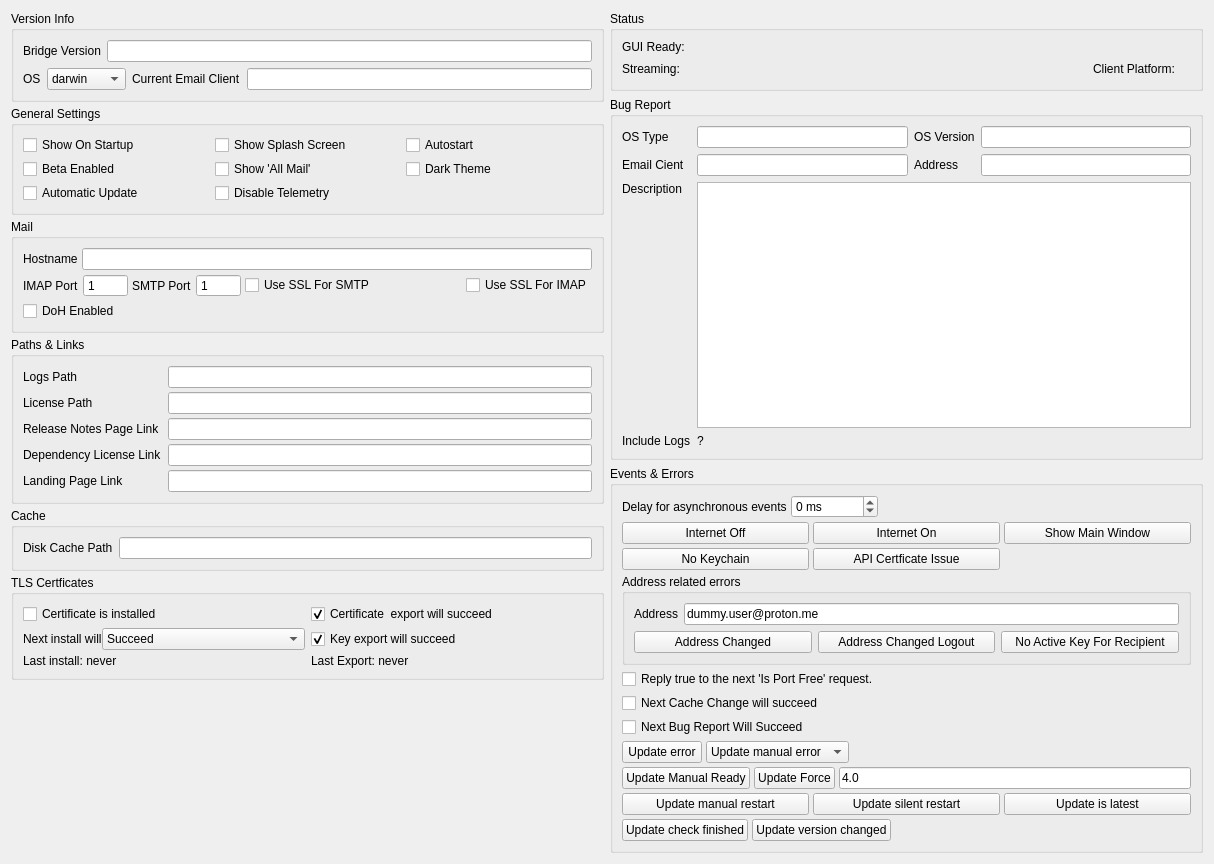
<?xml version="1.0" encoding="UTF-8"?>
<ui version="4.0">
 <class>SettingsTab</class>
 <widget class="QWidget" name="SettingsTab">
  <property name="geometry">
   <rect>
    <x>0</x>
    <y>0</y>
    <width>1214</width>
    <height>864</height>
   </rect>
  </property>
  <property name="windowTitle">
   <string>Form</string>
  </property>
  <layout class="QVBoxLayout" name="verticalLayout_5">
   <item>
    <layout class="QHBoxLayout" name="horizontalLayout_5">
     <item>
      <layout class="QVBoxLayout" name="verticalLayout">
       <property name="spacing">
        <number>4</number>
       </property>
       <item>
        <widget class="QGroupBox" name="groupVersion">
         <property name="minimumSize">
          <size>
           <width>0</width>
           <height>0</height>
          </size>
         </property>
         <property name="title">
          <string>Version Info</string>
         </property>
         <layout class="QVBoxLayout" name="verticalLayout_2">
          <item>
           <layout class="QHBoxLayout" name="horizontalLayout_3">
            <item>
             <widget class="QLabel" name="labelVersion">
              <property name="text">
               <string>Bridge Version</string>
              </property>
             </widget>
            </item>
            <item>
             <widget class="QLineEdit" name="editVersion"/>
            </item>
           </layout>
          </item>
          <item>
           <layout class="QHBoxLayout" name="horizontalLayout">
            <item>
             <widget class="QLabel" name="labelOS">
              <property name="text">
               <string>OS</string>
              </property>
             </widget>
            </item>
            <item>
             <widget class="QComboBox" name="comboOS">
              <item>
               <property name="text">
                <string notr="true">darwin</string>
               </property>
              </item>
              <item>
               <property name="text">
                <string notr="true">linux</string>
               </property>
              </item>
              <item>
               <property name="text">
                <string notr="true">windows</string>
               </property>
              </item>
             </widget>
            </item>
            <item>
             <widget class="QLabel" name="labelCurrentEmailClient">
              <property name="text">
               <string>Current Email Client</string>
              </property>
             </widget>
            </item>
            <item>
             <widget class="QLineEdit" name="editCurrentEmailClient">
              <property name="text">
               <string/>
              </property>
             </widget>
            </item>
           </layout>
          </item>
         </layout>
        </widget>
       </item>
       <item>
        <widget class="QGroupBox" name="groupGeneral">
         <property name="minimumSize">
          <size>
           <width>0</width>
           <height>0</height>
          </size>
         </property>
         <property name="title">
          <string>General Settings</string>
         </property>
         <layout class="QGridLayout" name="gridLayout_2">
          <property name="verticalSpacing">
           <number>4</number>
          </property>
          <item row="0" column="0">
           <widget class="QCheckBox" name="checkShowOnStartup">
            <property name="text">
             <string>Show On Startup</string>
            </property>
            <property name="checked">
             <bool>false</bool>
            </property>
           </widget>
          </item>
          <item row="0" column="1">
           <widget class="QCheckBox" name="checkShowSplashScreen">
            <property name="text">
             <string>Show Splash Screen</string>
            </property>
            <property name="checked">
             <bool>false</bool>
            </property>
           </widget>
          </item>
          <item row="0" column="2">
           <widget class="QCheckBox" name="checkAutostart">
            <property name="text">
             <string>Autostart</string>
            </property>
            <property name="checked">
             <bool>false</bool>
            </property>
           </widget>
          </item>
          <item row="1" column="0">
           <widget class="QCheckBox" name="checkBetaEnabled">
            <property name="text">
             <string>Beta Enabled</string>
            </property>
            <property name="checked">
             <bool>false</bool>
            </property>
           </widget>
          </item>
          <item row="1" column="1">
           <widget class="QCheckBox" name="checkAllMailVisible">
            <property name="text">
             <string>Show 'All Mail'</string>
            </property>
            <property name="checked">
             <bool>false</bool>
            </property>
           </widget>
          </item>
          <item row="1" column="2">
           <widget class="QCheckBox" name="checkDarkTheme">
            <property name="text">
             <string>Dark Theme</string>
            </property>
            <property name="checked">
             <bool>false</bool>
            </property>
           </widget>
          </item>
          <item row="2" column="0">
           <widget class="QCheckBox" name="checkAutomaticUpdate">
            <property name="text">
             <string>Automatic Update</string>
            </property>
           </widget>
          </item>
          <item row="2" column="1">
           <widget class="QCheckBox" name="checkIsTelemetryDisabled">
            <property name="text">
             <string>Disable Telemetry</string>
            </property>
           </widget>
          </item>
         </layout>
        </widget>
       </item>
       <item>
        <widget class="QGroupBox" name="groupMail">
         <property name="title">
          <string>Mail</string>
         </property>
         <layout class="QVBoxLayout" name="verticalLayout_6">
          <property name="spacing">
           <number>4</number>
          </property>
          <item>
           <layout class="QHBoxLayout" name="horizontalLayout_6" stretch="0,0">
            <item>
             <widget class="QLabel" name="labelHostname">
              <property name="text">
               <string>Hostname</string>
              </property>
             </widget>
            </item>
            <item>
             <widget class="QLineEdit" name="editHostname">
              <property name="minimumSize">
               <size>
                <width>200</width>
                <height>0</height>
               </size>
              </property>
             </widget>
            </item>
           </layout>
          </item>
          <item>
           <layout class="QHBoxLayout" name="horizontalLayout_7" stretch="0,0,0,0,1,0">
            <item>
             <widget class="QLabel" name="labelMAP">
              <property name="text">
               <string>IMAP Port</string>
              </property>
             </widget>
            </item>
            <item>
             <widget class="QSpinBox" name="spinPortIMAP">
              <property name="buttonSymbols">
               <enum>QAbstractSpinBox::NoButtons</enum>
              </property>
              <property name="minimum">
               <number>1</number>
              </property>
              <property name="maximum">
               <number>65535</number>
              </property>
             </widget>
            </item>
            <item>
             <widget class="QLabel" name="labelSMTP">
              <property name="text">
               <string>SMTP Port</string>
              </property>
             </widget>
            </item>
            <item>
             <widget class="QSpinBox" name="spinPortSMTP">
              <property name="buttonSymbols">
               <enum>QAbstractSpinBox::NoButtons</enum>
              </property>
              <property name="minimum">
               <number>1</number>
              </property>
              <property name="maximum">
               <number>65535</number>
              </property>
             </widget>
            </item>
            <item>
             <widget class="QCheckBox" name="checkUseSSLForSMTP">
              <property name="text">
               <string>Use SSL For SMTP</string>
              </property>
             </widget>
            </item>
            <item>
             <widget class="QCheckBox" name="checkUseSSLForIMAP">
              <property name="text">
               <string>Use SSL For IMAP</string>
              </property>
             </widget>
            </item>
           </layout>
          </item>
          <item>
           <widget class="QCheckBox" name="checkDoHEnabled">
            <property name="text">
             <string>DoH Enabled</string>
            </property>
           </widget>
          </item>
         </layout>
        </widget>
       </item>
       <item>
        <widget class="QGroupBox" name="groupPaths">
         <property name="minimumSize">
          <size>
           <width>0</width>
           <height>0</height>
          </size>
         </property>
         <property name="title">
          <string>Paths &amp;&amp; Links</string>
         </property>
         <layout class="QGridLayout" name="gridLayout">
          <property name="verticalSpacing">
           <number>4</number>
          </property>
          <item row="0" column="0">
           <widget class="QLabel" name="labelLogsPath">
            <property name="text">
             <string>Logs Path</string>
            </property>
           </widget>
          </item>
          <item row="0" column="1">
           <widget class="QLineEdit" name="editLogsPath"/>
          </item>
          <item row="1" column="0">
           <widget class="QLabel" name="labelLicensePath">
            <property name="text">
             <string>License Path</string>
            </property>
           </widget>
          </item>
          <item row="1" column="1">
           <widget class="QLineEdit" name="editLicensePath"/>
          </item>
          <item row="2" column="0">
           <widget class="QLabel" name="labelReleaseNotesLink">
            <property name="text">
             <string>Release Notes Page Link</string>
            </property>
           </widget>
          </item>
          <item row="2" column="1">
           <widget class="QLineEdit" name="editReleaseNotesLink"/>
          </item>
          <item row="3" column="0">
           <widget class="QLabel" name="labelDependencyLicenseLink">
            <property name="text">
             <string>Dependency License Link</string>
            </property>
           </widget>
          </item>
          <item row="3" column="1">
           <widget class="QLineEdit" name="editDependencyLicenseLink"/>
          </item>
          <item row="4" column="0">
           <widget class="QLabel" name="labelLandingPageLink">
            <property name="text">
             <string>Landing Page Link</string>
            </property>
           </widget>
          </item>
          <item row="4" column="1">
           <widget class="QLineEdit" name="editLandingPageLink"/>
          </item>
         </layout>
        </widget>
       </item>
       <item>
        <widget class="QGroupBox" name="groupCache">
         <property name="minimumSize">
          <size>
           <width>0</width>
           <height>0</height>
          </size>
         </property>
         <property name="title">
          <string>Cache</string>
         </property>
         <layout class="QVBoxLayout" name="verticalLayout_7">
          <item>
           <layout class="QHBoxLayout" name="horizontalLayout_10">
            <item>
             <widget class="QLabel" name="labelDiskCachePath">
              <property name="text">
               <string>Disk Cache Path</string>
              </property>
             </widget>
            </item>
            <item>
             <widget class="QLineEdit" name="editDiskCachePath"/>
            </item>
           </layout>
          </item>
         </layout>
        </widget>
       </item>
       <item>
        <widget class="QGroupBox" name="groupCert">
         <property name="minimumSize">
          <size>
           <width>0</width>
           <height>0</height>
          </size>
         </property>
         <property name="title">
          <string>TLS Certficates</string>
         </property>
         <layout class="QGridLayout" name="gridLayout_4" columnstretch="1,1">
          <property name="verticalSpacing">
           <number>4</number>
          </property>
          <item row="0" column="0">
           <widget class="QCheckBox" name="checkTLSCertIsInstalled">
            <property name="text">
             <string>Certificate is installed</string>
            </property>
            <property name="checked">
             <bool>false</bool>
            </property>
           </widget>
          </item>
          <item row="0" column="1">
           <widget class="QCheckBox" name="checkTLSCertExportWillSucceed">
            <property name="text">
             <string>Certificate  export will succeed</string>
            </property>
            <property name="checked">
             <bool>true</bool>
            </property>
           </widget>
          </item>
          <item row="1" column="1">
           <widget class="QCheckBox" name="checkTLSKeyExportWillSucceed">
            <property name="text">
             <string>Key export will succeed</string>
            </property>
            <property name="checked">
             <bool>true</bool>
            </property>
           </widget>
          </item>
          <item row="2" column="1">
           <widget class="QLabel" name="labeLastTLSCertExport">
            <property name="text">
             <string>Last Export: never</string>
            </property>
           </widget>
          </item>
          <item row="2" column="0">
           <widget class="QLabel" name="labelLastTLSCertInstall">
            <property name="text">
             <string>Last install: never</string>
            </property>
           </widget>
          </item>
          <item row="1" column="0">
           <layout class="QHBoxLayout" name="horizontalLayout_14" stretch="0,1">
            <item>
             <widget class="QLabel" name="labelNextInstall">
              <property name="text">
               <string>Next install will</string>
              </property>
             </widget>
            </item>
            <item>
             <widget class="QComboBox" name="comboNextTLSCertInstallResult">
              <item>
               <property name="text">
                <string>Succeed</string>
               </property>
              </item>
              <item>
               <property name="text">
                <string>Be Canceled</string>
               </property>
              </item>
              <item>
               <property name="text">
                <string>Fail</string>
               </property>
              </item>
             </widget>
            </item>
           </layout>
          </item>
         </layout>
        </widget>
       </item>
       <item>
        <spacer name="verticalSpacer_2">
         <property name="orientation">
          <enum>Qt::Vertical</enum>
         </property>
         <property name="sizeHint" stdset="0">
          <size>
           <width>20</width>
           <height>40</height>
          </size>
         </property>
        </spacer>
       </item>
      </layout>
     </item>
     <item>
      <layout class="QVBoxLayout" name="verticalLayout_4">
       <item>
        <widget class="QGroupBox" name="groupStatus">
         <property name="minimumSize">
          <size>
           <width>0</width>
           <height>0</height>
          </size>
         </property>
         <property name="title">
          <string>Status</string>
         </property>
         <layout class="QVBoxLayout" name="verticalLayout_3">
          <property name="spacing">
           <number>5</number>
          </property>
          <item>
           <layout class="QHBoxLayout" name="horizontalLayout_2">
            <item>
             <widget class="QLabel" name="labelGUIReadyTitle">
              <property name="text">
               <string>GUI Ready:</string>
              </property>
             </widget>
            </item>
            <item>
             <widget class="QLabel" name="labelGUIReadyValue">
              <property name="minimumSize">
               <size>
                <width>50</width>
                <height>0</height>
               </size>
              </property>
              <property name="text">
               <string/>
              </property>
             </widget>
            </item>
            <item>
             <spacer name="horizontalSpacer_3">
              <property name="orientation">
               <enum>Qt::Horizontal</enum>
              </property>
              <property name="sizeHint" stdset="0">
               <size>
                <width>40</width>
                <height>1</height>
               </size>
              </property>
             </spacer>
            </item>
           </layout>
          </item>
          <item>
           <layout class="QHBoxLayout" name="horizontalLayout_4">
            <item>
             <widget class="QLabel" name="labelStreamingTitle">
              <property name="text">
               <string>Streaming: </string>
              </property>
             </widget>
            </item>
            <item>
             <widget class="QLabel" name="labelStreamingValue">
              <property name="minimumSize">
               <size>
                <width>0</width>
                <height>0</height>
               </size>
              </property>
              <property name="text">
               <string/>
              </property>
             </widget>
            </item>
            <item>
             <spacer name="horizontalSpacer">
              <property name="orientation">
               <enum>Qt::Horizontal</enum>
              </property>
              <property name="sizeHint" stdset="0">
               <size>
                <width>40</width>
                <height>20</height>
               </size>
              </property>
             </spacer>
            </item>
            <item>
             <widget class="QLabel" name="labelClientPlatformTitle">
              <property name="text">
               <string>Client Platform: </string>
              </property>
             </widget>
            </item>
            <item>
             <widget class="QLabel" name="labelClientPlatformValue">
              <property name="minimumSize">
               <size>
                <width>0</width>
                <height>0</height>
               </size>
              </property>
              <property name="text">
               <string/>
              </property>
             </widget>
            </item>
           </layout>
          </item>
         </layout>
        </widget>
       </item>
       <item>
        <widget class="QGroupBox" name="groupBugReport">
         <property name="minimumSize">
          <size>
           <width>0</width>
           <height>0</height>
          </size>
         </property>
         <property name="title">
          <string>Bug Report</string>
         </property>
         <layout class="QGridLayout" name="gridLayout_3">
          <item row="1" column="1">
           <widget class="QLineEdit" name="editEmailClient">
            <property name="minimumSize">
             <size>
              <width>0</width>
              <height>0</height>
             </size>
            </property>
            <property name="baseSize">
             <size>
              <width>250</width>
              <height>0</height>
             </size>
            </property>
            <property name="text">
             <string/>
            </property>
            <property name="readOnly">
             <bool>true</bool>
            </property>
           </widget>
          </item>
          <item row="0" column="0">
           <widget class="QLabel" name="labelOSType">
            <property name="text">
             <string>OS Type</string>
            </property>
           </widget>
          </item>
          <item row="1" column="2">
           <widget class="QLabel" name="labelAddress">
            <property name="text">
             <string>Address</string>
            </property>
           </widget>
          </item>
          <item row="1" column="0">
           <widget class="QLabel" name="labelEmailClient">
            <property name="text">
             <string>Email Cient</string>
            </property>
           </widget>
          </item>
          <item row="2" column="1" colspan="3">
           <widget class="QPlainTextEdit" name="editDescription">
            <property name="readOnly">
             <bool>true</bool>
            </property>
           </widget>
          </item>
          <item row="1" column="3">
           <widget class="QLineEdit" name="editAddress">
            <property name="minimumSize">
             <size>
              <width>0</width>
              <height>0</height>
             </size>
            </property>
            <property name="readOnly">
             <bool>true</bool>
            </property>
           </widget>
          </item>
          <item row="3" column="0">
           <widget class="QLabel" name="labelIncludeLogs">
            <property name="text">
             <string>Include Logs</string>
            </property>
           </widget>
          </item>
          <item row="2" column="0">
           <widget class="QLabel" name="labelDescription">
            <property name="text">
             <string>Description</string>
            </property>
            <property name="alignment">
             <set>Qt::AlignLeading|Qt::AlignLeft|Qt::AlignTop</set>
            </property>
           </widget>
          </item>
          <item row="0" column="3">
           <widget class="QLineEdit" name="editOSVersion">
            <property name="minimumSize">
             <size>
              <width>0</width>
              <height>0</height>
             </size>
            </property>
            <property name="baseSize">
             <size>
              <width>250</width>
              <height>0</height>
             </size>
            </property>
            <property name="readOnly">
             <bool>true</bool>
            </property>
           </widget>
          </item>
          <item row="3" column="1" colspan="3">
           <widget class="QLabel" name="labelIncludeLogsValue">
            <property name="text">
             <string>?</string>
            </property>
           </widget>
          </item>
          <item row="0" column="1">
           <widget class="QLineEdit" name="editOSType">
            <property name="minimumSize">
             <size>
              <width>0</width>
              <height>0</height>
             </size>
            </property>
            <property name="baseSize">
             <size>
              <width>250</width>
              <height>0</height>
             </size>
            </property>
            <property name="readOnly">
             <bool>true</bool>
            </property>
           </widget>
          </item>
          <item row="0" column="2">
           <widget class="QLabel" name="labelOSVersion">
            <property name="text">
             <string>OS Version</string>
            </property>
           </widget>
          </item>
         </layout>
        </widget>
       </item>
       <item>
        <widget class="QGroupBox" name="groupApp">
         <property name="minimumSize">
          <size>
           <width>0</width>
           <height>0</height>
          </size>
         </property>
         <property name="title">
          <string>Events &amp;&amp; Errors</string>
         </property>
         <layout class="QVBoxLayout" name="verticalLayout_8">
          <property name="spacing">
           <number>4</number>
          </property>
          <item>
           <layout class="QHBoxLayout" name="horizontalLayout_11">
            <item>
             <widget class="QLabel" name="labelEventDelay">
              <property name="toolTip">
               <string>Delay applied before sending automatically generated events</string>
              </property>
              <property name="text">
               <string>Delay for asynchronous events</string>
              </property>
             </widget>
            </item>
            <item>
             <widget class="QSpinBox" name="spinEventDelay">
              <property name="suffix">
               <string> ms</string>
              </property>
              <property name="minimum">
               <number>-1</number>
              </property>
              <property name="maximum">
               <number>3600000</number>
              </property>
              <property name="singleStep">
               <number>100</number>
              </property>
              <property name="value">
               <number>0</number>
              </property>
             </widget>
            </item>
            <item>
             <spacer name="horizontalSpacer_5">
              <property name="orientation">
               <enum>Qt::Horizontal</enum>
              </property>
              <property name="sizeHint" stdset="0">
               <size>
                <width>40</width>
                <height>1</height>
               </size>
              </property>
             </spacer>
            </item>
           </layout>
          </item>
          <item>
           <layout class="QGridLayout" name="gridLayout_5">
            <item row="0" column="1">
             <widget class="QPushButton" name="buttonInternetOn">
              <property name="text">
               <string>Internet On</string>
              </property>
             </widget>
            </item>
            <item row="0" column="2">
             <widget class="QPushButton" name="buttonShowMainWindow">
              <property name="text">
               <string>Show Main Window</string>
              </property>
             </widget>
            </item>
            <item row="0" column="0">
             <widget class="QPushButton" name="buttonInternetOff">
              <property name="text">
               <string>Internet Off</string>
              </property>
             </widget>
            </item>
            <item row="1" column="1">
             <widget class="QPushButton" name="buttonAPICertIssue">
              <property name="text">
               <string>API Certficate Issue</string>
              </property>
             </widget>
            </item>
            <item row="1" column="0">
             <widget class="QPushButton" name="buttonNoKeychain">
              <property name="text">
               <string>No Keychain</string>
              </property>
             </widget>
            </item>
           </layout>
          </item>
          <item>
           <layout class="QHBoxLayout" name="horizontalLayout_9"/>
          </item>
          <item>
           <widget class="QGroupBox" name="groupBox">
            <property name="minimumSize">
             <size>
              <width>0</width>
              <height>0</height>
             </size>
            </property>
            <property name="title">
             <string>Address related errors</string>
            </property>
            <layout class="QVBoxLayout" name="verticalLayout_9">
             <item>
              <layout class="QHBoxLayout" name="horizontalLayout_12">
               <item>
                <widget class="QLabel" name="label">
                 <property name="text">
                  <string>Address</string>
                 </property>
                </widget>
               </item>
               <item>
                <widget class="QLineEdit" name="editAddressErrors">
                 <property name="text">
                  <string>dummy.user@proton.me</string>
                 </property>
                </widget>
               </item>
              </layout>
             </item>
             <item>
              <layout class="QHBoxLayout" name="horizontalLayout_15">
               <item>
                <widget class="QPushButton" name="buttonAddressChanged">
                 <property name="text">
                  <string>Address Changed</string>
                 </property>
                </widget>
               </item>
               <item>
                <widget class="QPushButton" name="buttonAddressChangedLogout">
                 <property name="text">
                  <string>Address Changed Logout</string>
                 </property>
                </widget>
               </item>
               <item>
                <widget class="QPushButton" name="buttonNoActiveKeyForRecipient">
                 <property name="text">
                  <string>No Active Key For Recipient</string>
                 </property>
                </widget>
               </item>
              </layout>
             </item>
            </layout>
           </widget>
          </item>
          <item>
           <widget class="QCheckBox" name="checkIsPortFree">
            <property name="text">
             <string>Reply true to the next 'Is Port Free' request.</string>
            </property>
           </widget>
          </item>
          <item>
           <widget class="QCheckBox" name="checkNextCacheChangeWillSucceed">
            <property name="text">
             <string>Next Cache Change will succeed</string>
            </property>
           </widget>
          </item>
          <item>
           <widget class="QCheckBox" name="checkNextBugReportWillSucceed">
            <property name="text">
             <string>Next Bug Report Will Succeed</string>
            </property>
           </widget>
          </item>
          <item>
           <layout class="QHBoxLayout" name="horizontalLayout_16">
            <item>
             <widget class="QPushButton" name="buttonUpdateError">
              <property name="text">
               <string>Update error</string>
              </property>
             </widget>
            </item>
            <item>
             <widget class="QComboBox" name="comboUpdateError">
              <property name="sizeAdjustPolicy">
               <enum>QComboBox::AdjustToContents</enum>
              </property>
              <item>
               <property name="text">
                <string>Update manual error</string>
               </property>
              </item>
              <item>
               <property name="text">
                <string>Update force error</string>
               </property>
              </item>
              <item>
               <property name="text">
                <string>Update silent error</string>
               </property>
              </item>
             </widget>
            </item>
            <item>
             <spacer name="horizontalSpacer_4">
              <property name="orientation">
               <enum>Qt::Horizontal</enum>
              </property>
              <property name="sizeHint" stdset="0">
               <size>
                <width>40</width>
                <height>1</height>
               </size>
              </property>
             </spacer>
            </item>
           </layout>
          </item>
          <item>
           <layout class="QHBoxLayout" name="horizontalLayout_17">
            <item>
             <widget class="QPushButton" name="buttonUpdateManualReady">
              <property name="text">
               <string>Update Manual Ready</string>
              </property>
             </widget>
            </item>
            <item>
             <widget class="QPushButton" name="buttonUpdateForce">
              <property name="text">
               <string>Update Force</string>
              </property>
             </widget>
            </item>
            <item>
             <widget class="QLineEdit" name="editUpdateVersion">
              <property name="text">
               <string>4.0</string>
              </property>
             </widget>
            </item>
           </layout>
          </item>
          <item>
           <layout class="QHBoxLayout" name="horizontalLayout_18">
            <item>
             <widget class="QPushButton" name="buttonUpdateManualRestart">
              <property name="text">
               <string>Update manual restart</string>
              </property>
             </widget>
            </item>
            <item>
             <widget class="QPushButton" name="buttonUpdateSilentRestart">
              <property name="text">
               <string>Update silent restart</string>
              </property>
             </widget>
            </item>
            <item>
             <widget class="QPushButton" name="buttonUpdateIsLatest">
              <property name="text">
               <string>Update is latest</string>
              </property>
             </widget>
            </item>
           </layout>
          </item>
          <item>
           <layout class="QHBoxLayout" name="horizontalLayout_19">
            <item>
             <widget class="QPushButton" name="buttonUpdateCheckFinished">
              <property name="text">
               <string>Update check finished</string>
              </property>
             </widget>
            </item>
            <item>
             <widget class="QPushButton" name="buttonUpdateVersionChanged">
              <property name="text">
               <string>Update version changed</string>
              </property>
             </widget>
            </item>
            <item>
             <spacer name="horizontalSpacer_7">
              <property name="orientation">
               <enum>Qt::Horizontal</enum>
              </property>
              <property name="sizeHint" stdset="0">
               <size>
                <width>40</width>
                <height>1</height>
               </size>
              </property>
             </spacer>
            </item>
           </layout>
          </item>
         </layout>
        </widget>
       </item>
      </layout>
     </item>
    </layout>
   </item>
  </layout>
 </widget>
 <tabstops>
  <tabstop>editVersion</tabstop>
  <tabstop>comboOS</tabstop>
  <tabstop>editCurrentEmailClient</tabstop>
  <tabstop>checkShowOnStartup</tabstop>
  <tabstop>checkShowSplashScreen</tabstop>
  <tabstop>editHostname</tabstop>
  <tabstop>spinPortIMAP</tabstop>
  <tabstop>spinPortSMTP</tabstop>
  <tabstop>checkUseSSLForSMTP</tabstop>
  <tabstop>checkDoHEnabled</tabstop>
  <tabstop>editLogsPath</tabstop>
  <tabstop>editLicensePath</tabstop>
  <tabstop>editReleaseNotesLink</tabstop>
  <tabstop>editDependencyLicenseLink</tabstop>
  <tabstop>editLandingPageLink</tabstop>
  <tabstop>editDiskCachePath</tabstop>
  <tabstop>editOSVersion</tabstop>
  <tabstop>editEmailClient</tabstop>
  <tabstop>spinEventDelay</tabstop>
  <tabstop>checkIsPortFree</tabstop>
  <tabstop>checkNextBugReportWillSucceed</tabstop>
 </tabstops>
 <resources/>
 <connections/>
</ui>
